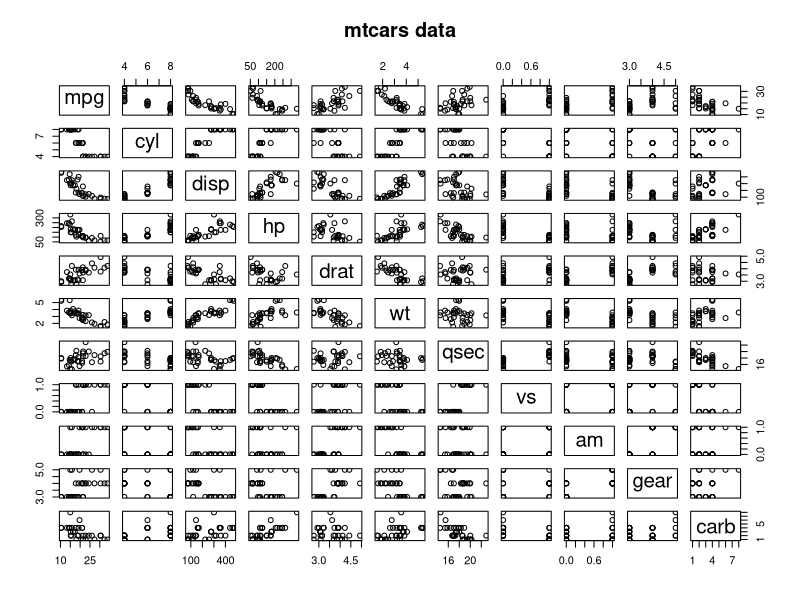
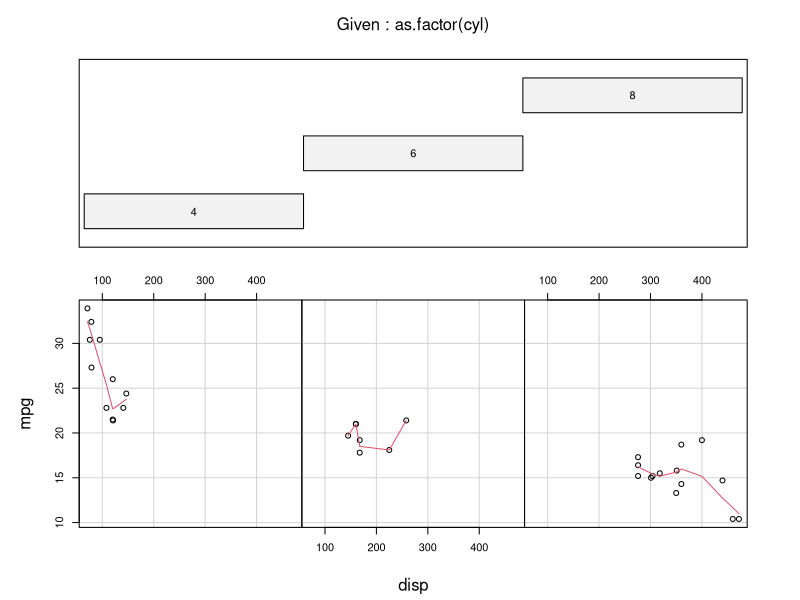

The R source for these figures, in order:
## ---- chunk 1
data(mtcars)
require(graphics)
pairs(mtcars, main = "mtcars data")
coplot(mpg ~ disp | as.factor(cyl), data = mtcars,
       panel = panel.smooth, rows = 1)
summary(mtcars)
dim(mtcars)
## ---- chunk 2
hpwt <- mtcars$hp/mtcars$wt
summary(lm(mtcars$mpg^-1*100 ~ mtcars$wt + hpwt))
